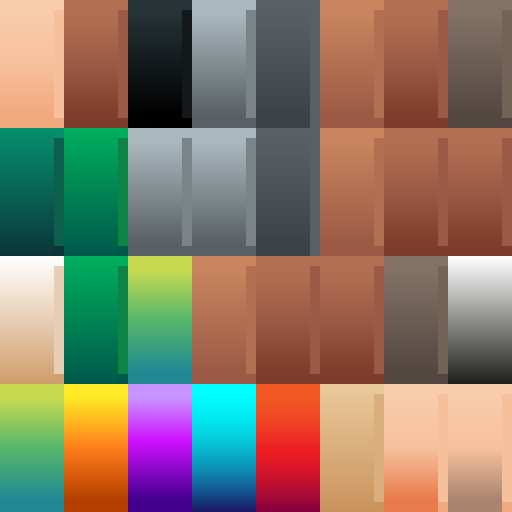
#> input picture assets/source/kaykit-adventurers/rogue_texture.png, 1024 x 1024 px (shown at 1/2 size)
$ python merchant-texture.py
#> lines starting #> are read from the running program, lines starting #| are printed output that depends on the picture
# Textur des Händlers (docs/GDD.md, Quellen der Figuren: Händler KayKit Rogue umgefärbt): das grüne Outfit wird
# dunkelblau, alles andere bleibt. Helligkeitsverlauf bleibt, damit die Schattierung von KayKit erhalten ist.
# Aufruf: python3 tools/merchant-texture.py   (braucht Pillow)
import colorsys
from pathlib import Path
from PIL import Image

ROOT = Path(__file__).resolve().parent.parent
SRC = ROOT / "assets/source/kaykit-adventurers/rogue_texture.png"
OUT = ROOT / "assets/textures/figures/haendler/haendler_texture.png"
BLUE = 222 / 360  # Farbton Dunkelblau

im = Image.open(SRC).convert("RGBA")
#> im is the input picture: PIL image 1024x1024 RGBA; mean R, G, B, A 136.6, 120.1, 102.4, 255
px = im.load()
for y in range(im.height):
    for x in range(im.width):
        r, g, b, a = px[x, y]
        h, l, s = colorsys.rgb_to_hls(r / 255, g / 255, b / 255)
        if 90 / 360 <= h <= 175 / 360 and s > 0.3:  # Grüntöne des Outfits
            r2, g2, b2 = colorsys.hls_to_rgb(BLUE, l * 0.95, min(s, 0.6))
            px[x, y] = (round(r2 * 255), round(g2 * 255), round(b2 * 255), a)
im.save(OUT)
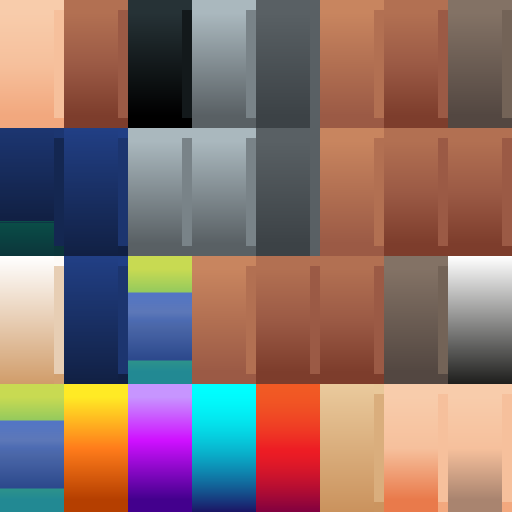
#> saved as haendler_texture.png: PIL image 1024x1024 RGBA (shown at 1/2 size); mean R, G, B, A 138, 110.9, 105.5, 255
print("geschrieben:", OUT.relative_to(ROOT))
